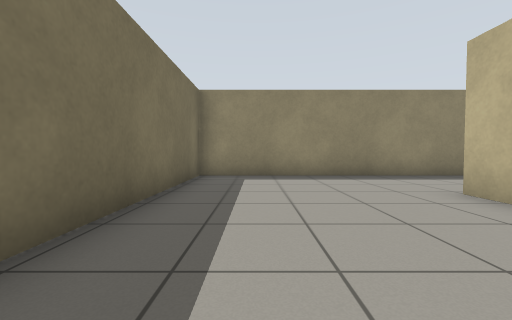
view 1 (above)

15 first-person views from a walk through a world built for the Gazebo simulator. The camera is 0.72 m above the floor, tilts 2° down and sees 90° across. The floor is counted in squares, 1 m on a side. Each view is taken from the middle of a square. On the plan, view 1 faces up. The plan holds only what a view shows up to about 9 squares ahead; the rest is blank.

view 2
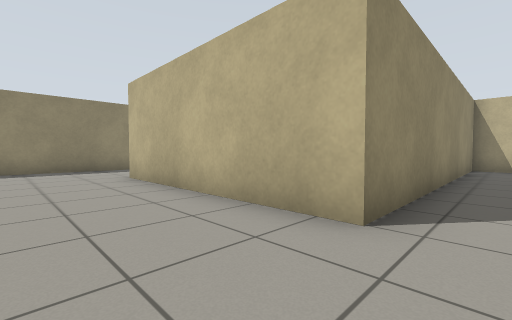

view 3
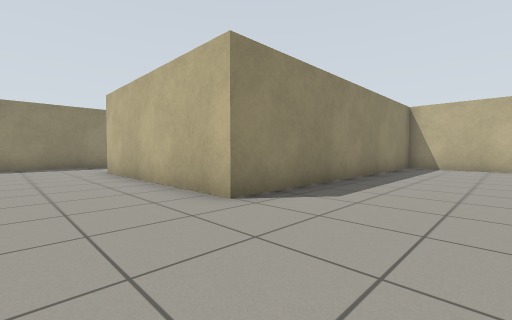

view 4
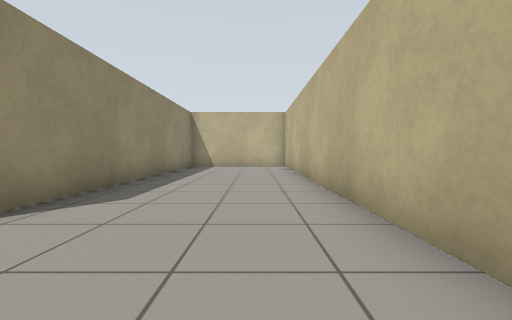

view 5
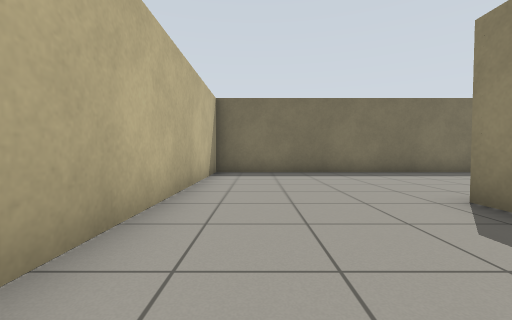

view 6
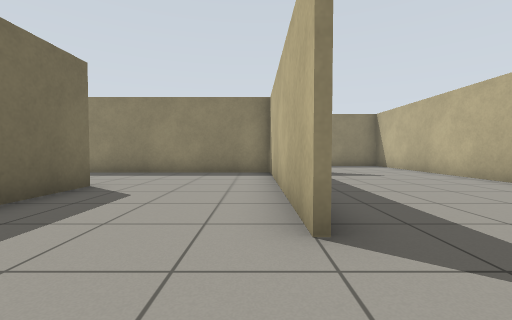

view 7
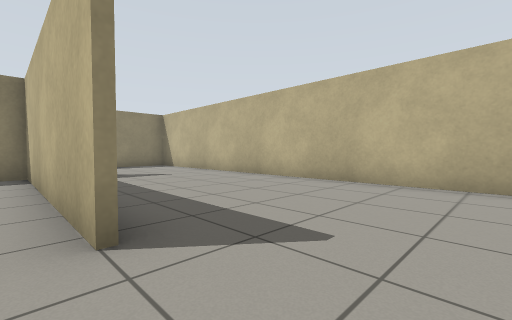

view 8
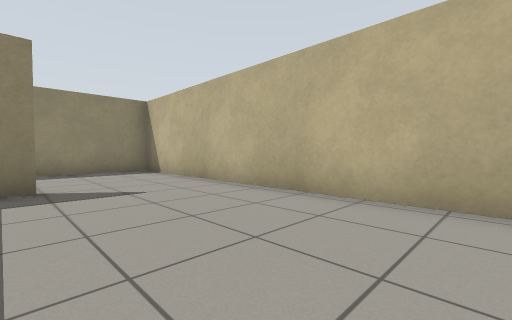

view 9
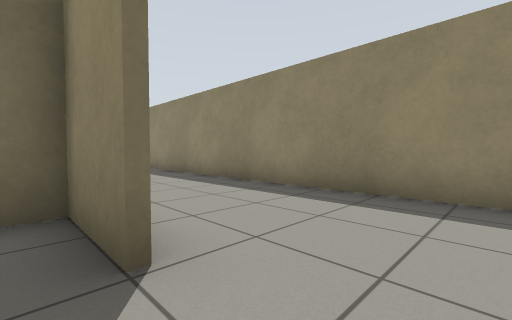

view 10
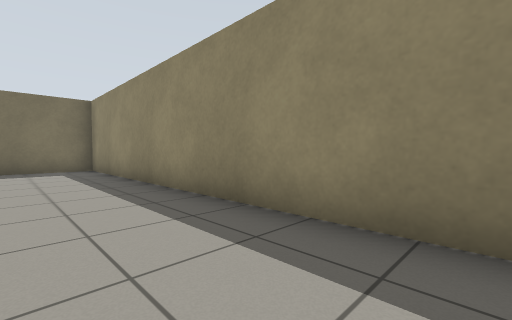

view 11
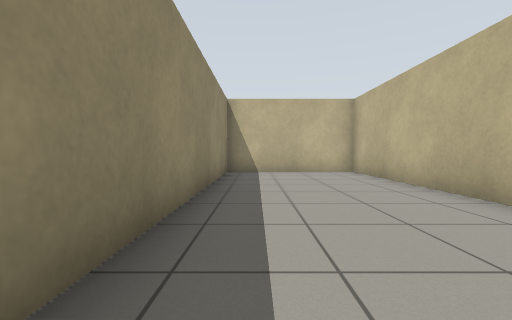

view 12
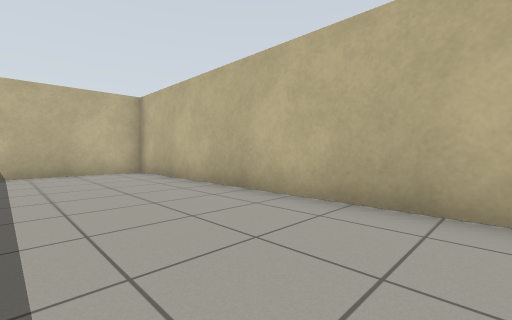

view 13
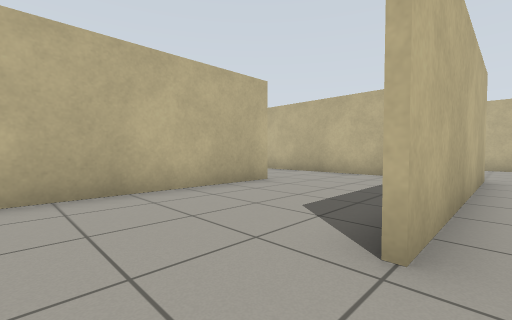

view 14
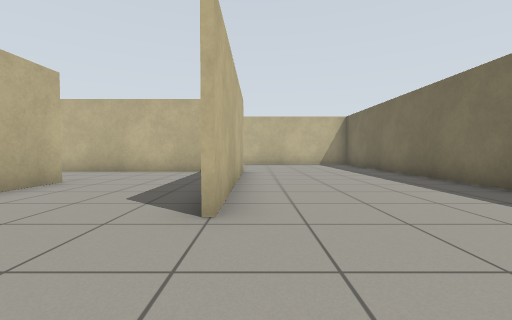

view 15
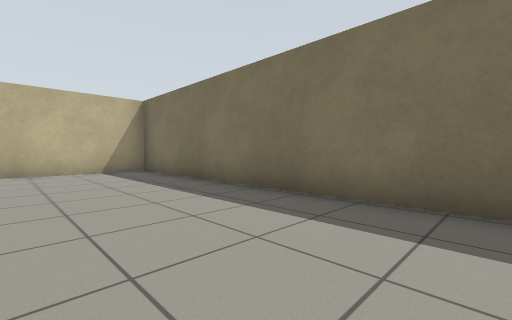

### Floor plan
Points are (right, up) in squares from view 1. A wall is a line through its corners. A room is listed if a view was taken in it or the views show most of it. See-through windows are left out.
Room 1 (views 1, 2, 3, 4, 5, 6, 7, 8, 9, 10, 11, 12, 13, 14, 15)
walls: (3.6, 4.3) (3.6, 2.4); (7.5, 1) (7.5, 7.5) (-1.7, 7.5) (-1.7, -6.4) (12.8, -6.4) (12.8, -2) (3.4, -2) (3.4, 4.3); (4.9, -1.9) (9.8, -1.9); (9.5, 7.5) (7.6, 7.5) (7.6, 6.9); (12.8, -1.1) (12.8, 11); (12.5, 11.4) (-1.7, 11.4) (-1.7, 8.9)

Where each view was taken, in squares from view 1:
view 1: 0 up, 0 right, facing up
view 2: 3 down, 1 right, facing up-right
view 3: 5 down, 1 right, facing up-right
view 4: 5 down, 1 right, facing right
view 5: 5 down, 7 right, facing left
view 6: 1 down, 7 right, facing up
view 7: 1 down, 7 right, facing up-right
view 8: 2 up, 9 right, facing up-right
view 9: 7 up, 11 right, facing up-left
view 10: 9 up, 9 right, facing up-left
view 11: 3 down, 4 right, facing right
view 12: 3 down, 4 right, facing down-right
view 13: 6 up, 3 right, facing down-right
view 14: 7 up, 3 right, facing down
view 15: 3 up, 2 right, facing down-left
